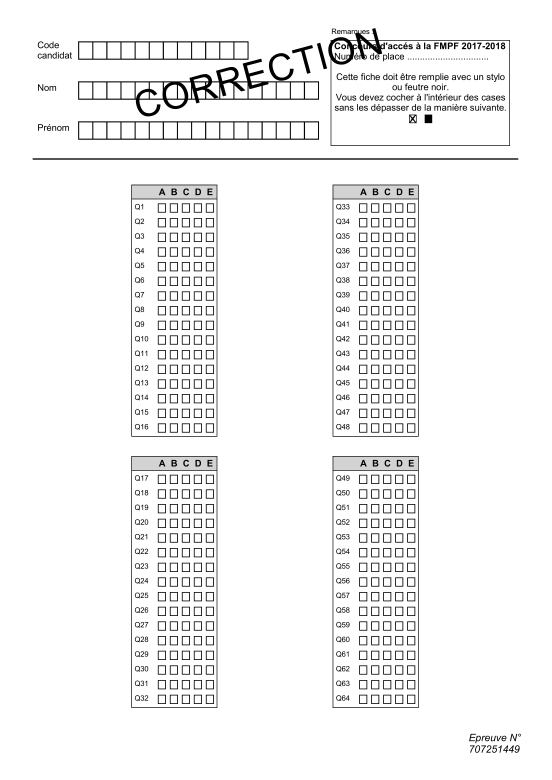
#> input picture blank.png, 1654 x 2339 px (shown at 1/3 size)
$ python -i Algo.py   (imports and definitions only)
#> lines starting #> are read from the running program, lines starting #| are printed output that depends on the picture; after the words box and inside, x2 and y2 are one past the last pixel; in counts of white or black regions, pixels touching at a corner belong together
#> further down, picture is the input picture: shape (2339, 1654, 3); min 0, max 255, mean 243
import numpy as np
import cv2 as cv

number_of_questions = 16
number_of_answers = 5
d = {1:'A', 2:'B', 3:'C', 4:'D', 5:'E'}
correct_answers = []
def extract_case(img,qst_num,answer_num):
    img_temp = img[:,36:-2]
    if (qst_num > number_of_questions or answer_num > number_of_answers):
        raise Exception("question number or answer number is invalid")
        return 0
    else:
        return img_temp[  22*(qst_num-1) : 22*(qst_num)  ,  18*(answer_num-1) : 18*(answer_num)  ]

def im_show(winname,img):
    while (1):
        cv.imshow(winname,img)
        if cv.waitKey(0) & 0xFF == 27:
            cv.destroyAllWindows()
            break

def is_it_marked(img,qst_num,answer_num):
    case = extract_case(img,qst_num,answer_num)
    k=0
    for i in range(17):
        for j in range(17):
            if 100 > case[i][j]:
                k+=1
    if k > 50:
        return True
    else:
        return False

def answers_from_tab(img):
    answers = ["null" for i in range(number_of_questions)]
    for i in range( 1 , number_of_questions+1 ):  #questions
        for j in range( 1 , number_of_answers+1): #answers
            if ( is_it_marked(img,i,j) ):
                answers[i-1] = d[j]
                break
    return answers

def answers_from_image(img):

    #PREPARE THE IMAGE
    img_t = cv.cvtColor(img,cv.COLOR_BGR2GRAY)
    img_t = cv.resize(img_t,(int(1654/2),int(2339/2)))
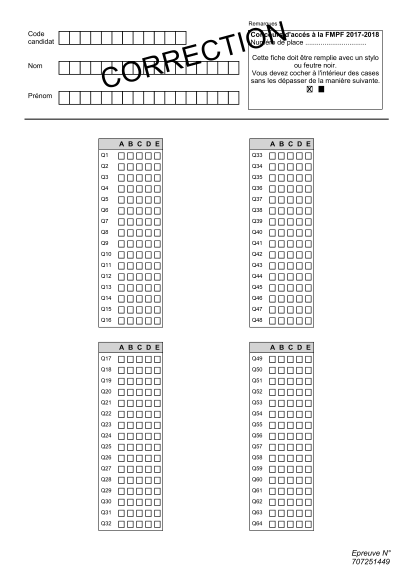
#> img_t: shape (1169, 827) (shown at 1/2 size); min 0, max 255, mean 243

    #DETECT COUNTOURS
    edges = cv.Canny(img_t,0,255)
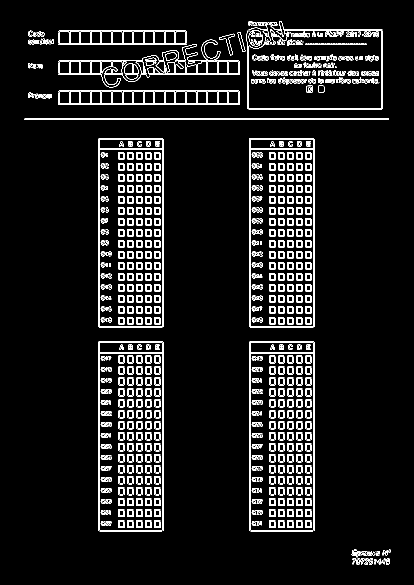
#> edges: shape (1169, 827) (shown at 1/2 size); 6.3% white in thin lines or dots, all inside (x1, y1, x2, y2) = (49, 42, 782, 1130)
    cntrs, hierarchy = cv.findContours(edges, cv.RETR_TREE, cv.CHAIN_APPROX_SIMPLE)
#> cntrs = 2577 contours, 1580 with area under 20; largest, box (x1, y1, x2, y2) and area: (500, 278, 627, 654) 47250, (500, 685, 627, 1061) 47249, (198, 685, 325, 1061) 47249, (198, 278, 325, 654) 46999, (500, 706, 627, 1061) 44602

    #EXTRACTING THE TABS FROM IMAGE
    i = 0
    keys = []
    tabs = []
    X = []
    Y = []
    W = []
    H = []
    for cnt in cntrs:
        x,y,w,h = cv.boundingRect(cnt)
        if 3.49 > h/w > 3.47 or 2.8 > h/w > 2.77:
            X.append(x)
            Y.append(y)
            W.append(w)
            H.append(h)
#> this loop made 2577 passes
#> (x, y, w, h) on passes 1, 3, 4: (768, 1128, 1, 1), (774, 1119, 4, 5), (774, 1119, 4, 5)
#> after the loop, H = [355, 355, 355, 355]; W = [127, 127, 127, 127]; X = [500, 198, 500, 198]; Y = [706, 706, 299, 299]
    n = len(X) #number of tabs
#> n = 4
    same_y = 1
    for j in range(1,n):
        if Y[0] == Y[j]:
            same_y+=1 #tabs in the same horiz line
#> after the loop, same_y = 2
    if same_y == n:
        for k in range(n):
            f = np.argmin(X)
            keys.append([ Y[f] , Y[f]+H[f] , X[f] , X[f]+W[f] ])
            X[f] = 999 #close it
    else:
        for k in range(n):
            keys.append([ Y[k] , Y[k]+H[k] , X[k] , X[k]+W[k] ])
#> after the loop, keys = [[706, 1061, 500, 627], [706, 1061, 198, 325], [299, 654, 500, 627], [299, 654, 198, 325]]
        t=keys[0]
#> t = [706, 1061, 500, 627]
        keys[0]=keys[3]
        keys[3]=t

    for tab_ix in range(0,n):
        tabs.append(img_t[keys[tab_ix][0]:keys[tab_ix][1],keys[tab_ix][2]:keys[tab_ix][3]])
#> after the loop, tabs = 4 items

    #GETTING THE ANSWERS OF EACH TAB
    a = []
    for i in range(len(tabs)):
        a.append(answers_from_tab(tabs[i]))
#> this loop made 4 passes
#> pass 1, in extract_case, `img_temp = img[:,36:-2]`:
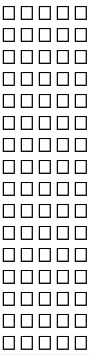
#> img_temp: shape (355, 89); min 0, max 255, mean 218.2
#> pass 2, in extract_case (call 81), `img_temp = img[:,36:-2]`:
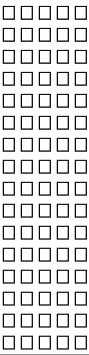
#> img_temp: shape (355, 89); min 0, max 255, mean 218.1
#> after the loop, a = 4 items
    a = np.array(a).flatten() # +++++
    return a

def get_score(img,solution):
    answers = answers_from_image(img)
    n = len(answers)
    m = np.size(answers[0])
    score = 0
    for i in range(n): # number of answ
        if answers[i] != 'null':
            if answers[i] == solution[i]:
                score+=1
    return score

>>> import cv2
>>> picture = cv2.imread('blank.png')
>>> result = answers_from_image(picture)
